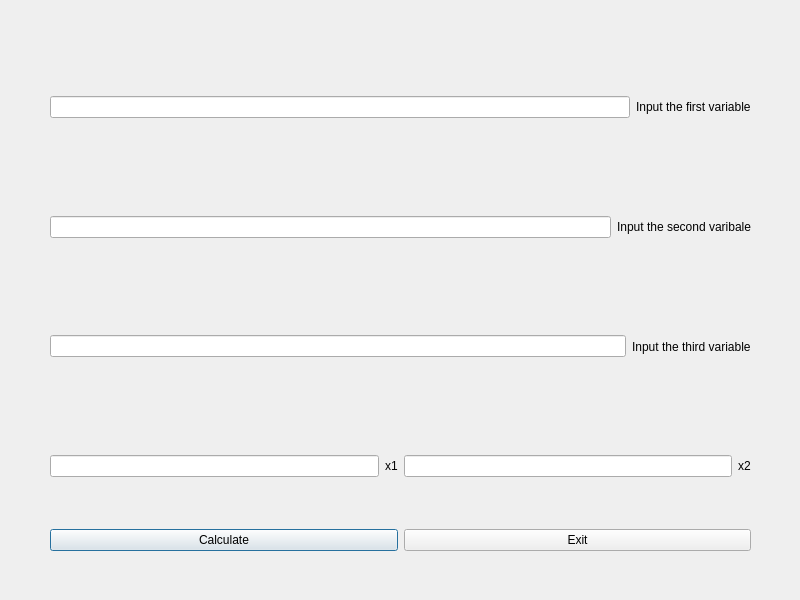
<?xml version="1.0" encoding="UTF-8"?>
<ui version="4.0">
 <class>TaskOneDialog</class>
 <widget class="QDialog" name="TaskOneDialog">
  <property name="geometry">
   <rect>
    <x>0</x>
    <y>0</y>
    <width>800</width>
    <height>600</height>
   </rect>
  </property>
  <property name="windowTitle">
   <string>quadratic equation</string>
  </property>
  <widget class="QWidget" name="layoutWidget">
   <property name="geometry">
    <rect>
     <x>50</x>
     <y>50</y>
     <width>701</width>
     <height>501</height>
    </rect>
   </property>
   <layout class="QVBoxLayout" name="verticalLayout_2">
    <item>
     <layout class="QHBoxLayout" name="horizontalLayout">
      <item>
       <widget class="QLineEdit" name="aLineEdit"/>
      </item>
      <item>
       <widget class="QLabel" name="aLabel">
        <property name="text">
         <string>Input the first variable</string>
        </property>
       </widget>
      </item>
     </layout>
    </item>
    <item>
     <layout class="QHBoxLayout" name="horizontalLayout_2">
      <item>
       <widget class="QLineEdit" name="bLineEdit"/>
      </item>
      <item>
       <widget class="QLabel" name="bLabel">
        <property name="text">
         <string>Input the second varibale</string>
        </property>
       </widget>
      </item>
     </layout>
    </item>
    <item>
     <layout class="QHBoxLayout" name="horizontalLayout_3">
      <item>
       <widget class="QLineEdit" name="cLineEdit"/>
      </item>
      <item>
       <widget class="QLabel" name="cLabel">
        <property name="text">
         <string>Input the third variable</string>
        </property>
       </widget>
      </item>
     </layout>
    </item>
    <item>
     <layout class="QHBoxLayout" name="horizontalLayout_4">
      <item>
       <widget class="QLineEdit" name="x1LineEdit">
        <property name="readOnly">
         <bool>true</bool>
        </property>
       </widget>
      </item>
      <item>
       <widget class="QLabel" name="x1Label">
        <property name="text">
         <string>x1</string>
        </property>
       </widget>
      </item>
      <item>
       <widget class="QLineEdit" name="x2LineEdit">
        <property name="readOnly">
         <bool>true</bool>
        </property>
       </widget>
      </item>
      <item>
       <widget class="QLabel" name="x2Label">
        <property name="text">
         <string>x2</string>
        </property>
       </widget>
      </item>
     </layout>
    </item>
    <item>
     <layout class="QHBoxLayout" name="horizontalLayout_5">
      <item>
       <widget class="QPushButton" name="calcPushButton">
        <property name="text">
         <string>Calculate</string>
        </property>
       </widget>
      </item>
      <item>
       <widget class="QPushButton" name="exitPushButton">
        <property name="text">
         <string>Exit</string>
        </property>
       </widget>
      </item>
     </layout>
    </item>
   </layout>
  </widget>
 </widget>
 <resources/>
 <connections/>
</ui>
